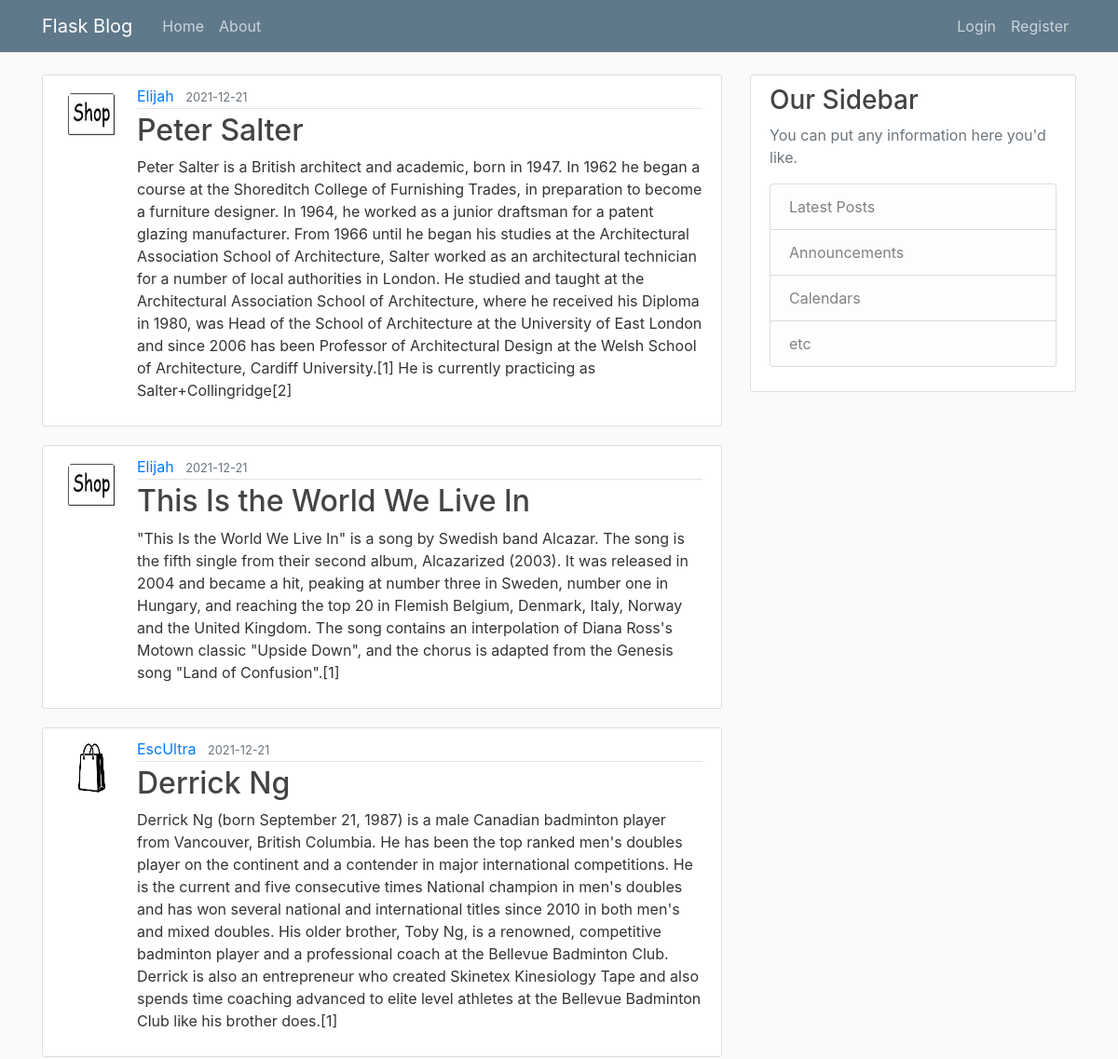
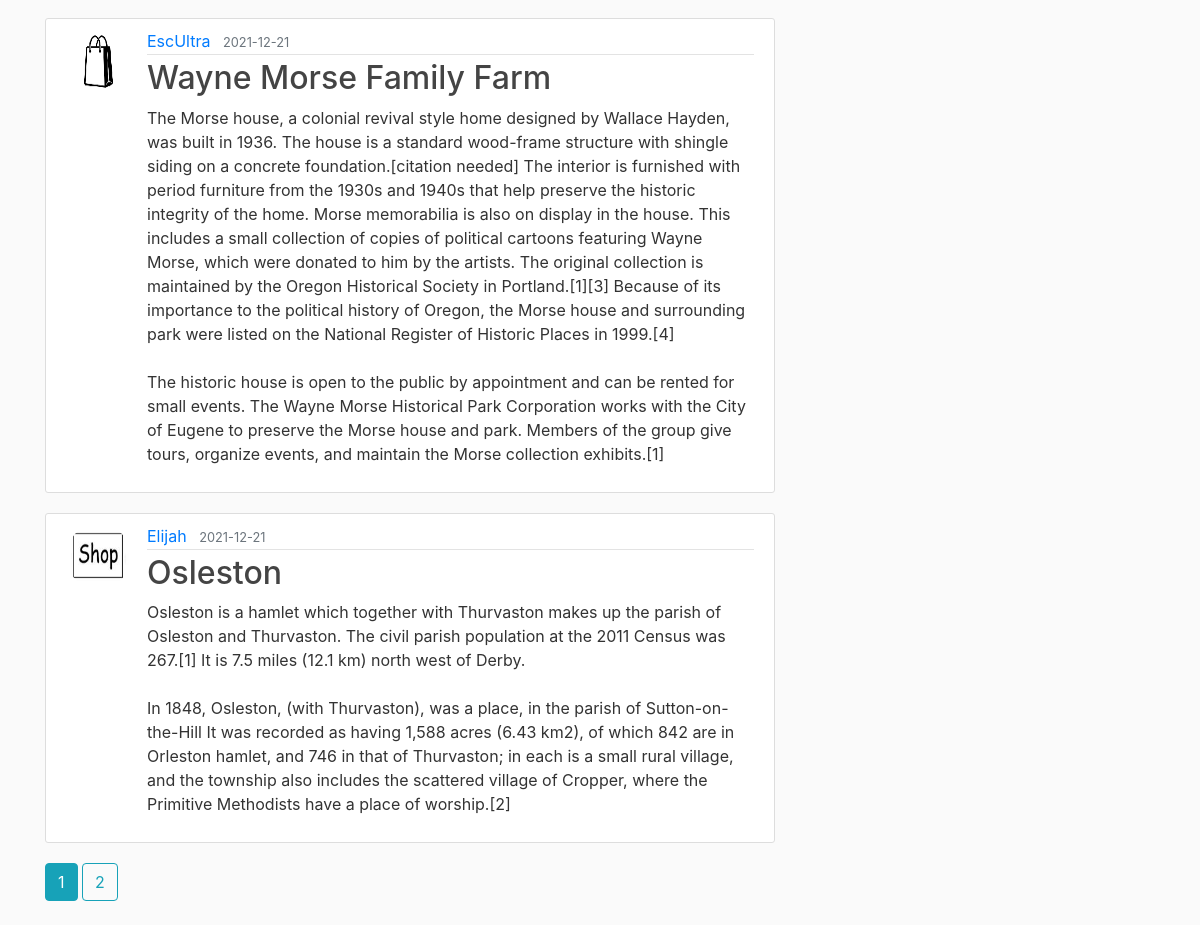
The page /home on the database its author committed (2 pictures, top to bottom).
### flaskblog/models.py (models this page shows, shortened)
class Post(db.Model):
    id = db.Column(db.Integer, primary_key=True)
    title = db.Column(db.String(100), nullable=False)
    date_posted = db.Column(db.DateTime, nullable=False, default=datetime.utcnow)
    content = db.Column(db.Text, nullable=False)
    user_id = db.Column(db.Integer, db.ForeignKey('user.id'), nullable=False) #Gets the Id of the user who created the post

class User(db.Model, UserMixin):
    id = db.Column(db.Integer, primary_key=True)  #Creates column for and id that is an integer that is unique
    username = db.Column(db.String(20), unique=True, nullable=False) #Creates column for the useranme that is a string with a max_len of 20 char
    email = db.Column(db.String(120), unique=True, nullable=False)
    image_file =  db.Column(db.String(20), nullable=False, default="default.jpg") #the default is the dedault.jpg
    password = db.Column(db.String(60), nullable=False)
    posts = db.relationship("Post", backref='author', lazy=True) #A User can create many posts but a post cant have more than 1 user, gives Post access to the data in User

### flaskblog/main/routes.py (the view)
@main.route("/")
@main.route("/home")
def home():
    page = request.args.get('page', 1, type=int)
    posts = Post.query.order_by(Post.date_posted.desc()).paginate(page=page, per_page=5)   #Order post from newest to oldest. Number of posts per page
    return render_template("home.html", posts=posts)

### flaskblog/templates/home.html (shortened to what this page needs)
{% extends "layout.html" %}
{% block content %}
    {% for post in posts.items %}
        <article class="media content-section">
            <img class = "rounded-circle article-img" src="{{ url_for('static', filename='profile_pics/' + post.author.image_file) }}">
            <div class="media-body">
            <div class="article-metadata">
                <a class="mr-2" href="{{ url_for('users.user_posts', username=post.author.username) }}">{{ post.author.username }}</a>
                <small class="text-muted">{{ post.date_posted.strftime('%Y-%m-%d') }}</small>
            </div>
            <h2><a class="article-title" href="{{ url_for('posts.post', post_id=post.id) }}">{{ post.title }}</a></h2>
            <p class="article-content">{{ post.content }}</p>
            </div>
        </article>
    {% endfor %}
    {% for page_num in posts.iter_pages(left_edge=1, right_edge=1, left_current=1, right_current=2) %}
        {% if page_num %}
            {% if posts.page == page_num %}
                <a class="btn btn-info mb-4" href="{{ url_for('main.home', page=page_num) }}">{{ page_num }}</a>
            {% else %}
                <a class="btn btn-outline-info mb-4" href="{{ url_for('main.home', page=page_num) }}">{{ page_num }}</a>
            {% endif %}
        {% endif %}
    {% endfor %}
{% endblock content %}

### flaskblog/templates/layout.html (shortened to what this page needs)
<!DOCTYPE html>
<html>
    <head>
    <link rel="stylesheet" href="https://stackpath.bootstrapcdn.com/bootstrap/4.1.3/css/bootstrap.min.css">
    <link rel="stylesheet" type="text/css" href="{{ url_for('static', filename='main.css') }}"
    </head>
    <body>
        <header class="site-header">
            <nav class="navbar navbar-expand-md navbar-dark bg-steel fixed-top">
              <div class="container">
                <a class="navbar-brand mr-4" href="/">Flask Blog</a>
                <div class="collapse navbar-collapse" id="navbarToggle">
                  <div class="navbar-nav mr-auto">
                    <a class="nav-item nav-link" href="{{ url_for('main.home') }}">Home</a>
                    <a class="nav-item nav-link" href="{{ url_for('main.about') }}">About</a>
                  </div>
                  <div class="navbar-nav">
                    {% if current_user.is_authenticated %}
                    <a class="nav-item nav-link" href="{{ url_for('users.user_posts', username=current_user.username) }}">My Posts</a>
                    <a class="nav-item nav-link" href="{{ url_for('posts.new_post') }}">New Post</a>
                    <a class="nav-item nav-link" href="{{ url_for('users.account') }}">Account</a>
                    <a class="nav-item nav-link" href="{{ url_for('users.logout') }}">Logout</a>
                    {% else %}
                      <a class="nav-item nav-link" href="{{ url_for('users.login') }}">Login</a>
                      <a class="nav-item nav-link" href="{{ url_for('users.register') }}">Register</a>
                    {% endif %}
                  </div>
                </div>
              </div>
            </nav>
          </header>
            <main role="main" class="container">
        <div class="row">
            <div class="col-md-8">
            {% block content %}{% endblock %}
            </div>
            <div class="col-md-4">
            <div class="content-section">
                <h3>Our Sidebar</h3>
                <p class='text-muted'>You can put any information here you'd like.
                <ul class="list-group">
                    <li class="list-group-item list-group-item-light">Latest Posts</li>
                    <li class="list-group-item list-group-item-light">Announcements</li>
                    <li class="list-group-item list-group-item-light">Calendars</li>
                    <li class="list-group-item list-group-item-light">etc</li>
                </ul>
                </p>
            </div>
            </div>
        </div>
        </main>
    </body>
</html>

### flaskblog/static/main.css (style rules this page uses)
body { background: #fafafa; color: #333333; margin-top: 5rem; }
h1, h2, h3, h4, h5, h6 { color: #444444; }
.bg-steel { background-color: #5f788a; }
.site-header .navbar-nav .nav-link { color: #cbd5db; }
.content-section { background: #ffffff; padding: 10px 20px; border: 1px solid #dddddd; border-radius: 3px; margin-bottom: 20px; }
.article-title { color: #444444; }
.article-content { white-space: pre-line; }
.article-img { height: 65px; width: 65px; margin-right: 16px; }
.article-metadata { padding-bottom: 1px; margin-bottom: 4px; border-bottom: 1px solid #e3e3e3 }

### rows shown on the page
Post: image_file (picture), author.username "Elijah", date_posted "2021-12-21", title "Peter Salter", content "Peter Salter is a British architect and academic, born in 1947. In 1962 he began a course at the Shoreditch College of Furnishing Trades, in preparation to become a furniture designer. In 1964, he worked as a junior draftsman for a patent glazing manufacturer. From 1966 until he began his studies at the Architectural Association School of Architecture, Salter worked as an architectural technician for a number of local authorities in London. He studied and taught at the Architectural Association School of Architecture, where he received his Diploma in 1980, was Head of the School of Architecture at the University of East London and since 2006 has been Professor of Architectural Design at the…"
Post: image_file (picture), author.username "Elijah", date_posted "2021-12-21", title "This Is the World We Live In", content "\"This Is the World We Live In\" is a song by Swedish band Alcazar. The song is the fifth single from their second album, Alcazarized (2003). It was released in 2004 and became a hit, peaking at number three in Sweden, number one in Hungary, and reaching the top 20 in Flemish Belgium, Denmark, Italy, Norway and the United Kingdom. The song contains an interpolation of Diana Ross's Motown classic \"Upside Down\", and the chorus is adapted from the Genesis song \"Land of Confusion\".[1]"
Post: image_file (picture), author.username "EscUltra", date_posted "2021-12-21", title "Derrick Ng", content "Derrick Ng (born September 21, 1987) is a male Canadian badminton player from Vancouver, British Columbia. He has been the top ranked men's doubles player on the continent and a contender in major international competitions. He is the current and five consecutive times National champion in men's doubles and has won several national and international titles since 2010 in both men's and mixed doubles. His older brother, Toby Ng, is a renowned, competitive badminton player and a professional coach at the Bellevue Badminton Club. Derrick is also an entrepreneur who created Skinetex Kinesiology Tape and also spends time coaching advanced to elite level athletes at the Bellevue Badminton Club…"
Post: image_file (picture), author.username "EscUltra", date_posted "2021-12-21", title "Wayne Morse Family Farm", content "The Morse house, a colonial revival style home designed by Wallace Hayden, was built in 1936. The house is a standard wood-frame structure with shingle siding on a concrete foundation.[citation needed] The interior is furnished with period furniture from the 1930s and 1940s that help preserve the historic integrity of the home. Morse memorabilia is also on display in the house. This includes a small collection of copies of political cartoons featuring Wayne Morse, which were donated to him by the artists. The original collection is maintained by the Oregon Historical Society in Portland.[1][3] Because of its importance to the political history of Oregon, the Morse house and surrounding park…"
Post: image_file (picture), author.username "Elijah", date_posted "2021-12-21", title "Osleston", content "Osleston is a hamlet which together with Thurvaston makes up the parish of Osleston and Thurvaston. The civil parish population at the 2011 Census was 267.[1] It is 7.5 miles (12.1 km) north west of Derby. In 1848, Osleston, (with Thurvaston), was a place, in the parish of Sutton-on-the-Hill It was recorded as having 1,588 acres (6.43 km2), of which 842 are in Orleston hamlet, and 746 in that of Thurvaston; in each is a small rural village, and the township also includes the scattered village of Cropper, where the Primitive Methodists have a place of worship.[2]"

### other values the page prints
{{ page_num }} "1"
{{ page_num }} "2"
